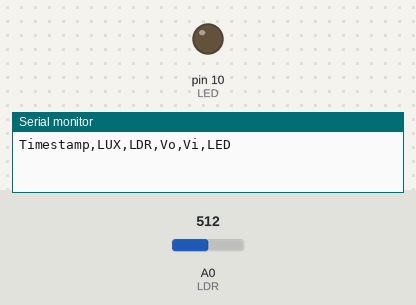
The sketch below on a simulated Arduino Uno, built with avr-gcc and run on an emulated ATmega328P. Shown: output pins drawn as LEDs (lit = HIGH), the last lines printed to the serial monitor. Inputs (shaded band) come from the test bench; at power-on: A0 (LDR) = 512.

Above: at 0.1 s.
At 1.1 s:
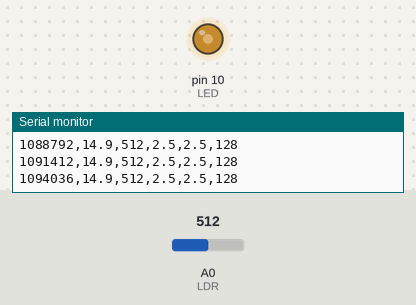
Timing chart, 0 to 2.6 s (numbered marks = the images above):
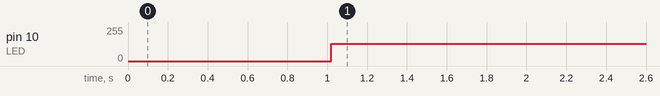

Measured:
- by itself, pin 10 (LED): 0/255 → 128/255 at 1.0 s

The sketch:

step.ino
```cpp
#include "defs.hpp"

#define LED 10
#define LDR A0
#define PMW_MIN 0
#define PMW_MAX 128

unsigned long timestamp;
int ldr;
double sensorVoltage = 0.0;
double sensorLux = 0.0;
double ledVoltage = 0.0;

void setup() {
  pinMode(LED, OUTPUT);
  Serial.begin(115200);
  Serial.println("Timestamp,LUX,LDR,Vo,Vi,LED");

  analogWrite(LED, PMW_MIN);
  delay(1000); //discharge capacitor
}

void loop() {
  analogWrite(LED, PMW_MIN);
  timestamp = millis();
  while (millis() < timestamp + 20){
    ldr = analogRead(LDR);
    sensorVoltage = (double) Defs::raw2volt(ldr);
    sensorLux = Defs::volt2lux(sensorVoltage);

    Serial.print(micros());
    Serial.print(",");
    Serial.print((double) sensorLux, 1);
    Serial.print(",");
    Serial.print(ldr);
    Serial.print(",");
    Serial.print((double)sensorVoltage, 1);
    Serial.print(",");
    Serial.print((double)PMW_MIN*(5.0/255.0), 1);
    Serial.print(",");
    Serial.println(PMW_MIN);
  }

  analogWrite(LED, PMW_MAX);
  timestamp = millis();
  while (millis() < timestamp + 400){
    ldr = analogRead(LDR);
    sensorVoltage = (double) Defs::raw2volt(ldr);
    sensorLux = Defs::volt2lux(sensorVoltage);

    Serial.print(micros());
    Serial.print(",");
    Serial.print((double) sensorLux, 1);
    Serial.print(",");
    Serial.print(ldr);
    Serial.print(",");
    Serial.print((double)sensorVoltage, 1);
    Serial.print(",");
    Serial.print((double)PMW_MAX*(5.0/255.0), 1);
    Serial.print(",");
    Serial.println(PMW_MAX);
  }

  delay(1000000);
}
```

defs.cpp
```cpp
#include "defs.hpp"

namespace Defs {
  double volt2lux(double volt){
    return pow(10.0, (log10(R1*((VDD/volt)-1))-B)/M);
  }
  double raw2volt(int raw){
    return (raw*VDD)/1023.0;
  }
}
```

defs.hpp
```cpp
#include <math.h>

namespace Defs {
  const double M = -0.6316;
  const double B = 4.74;
  const double VDD = 5.0;
  const double R1 = 10000.0;
  const double MAX_LUX = 75;
  const double HIGH_LUX = 50;
  const double LOW_LUX = 20;
  const double ERROR_MAX = 1;

  double volt2lux(double volt);
  double raw2volt(int raw);
}
```
